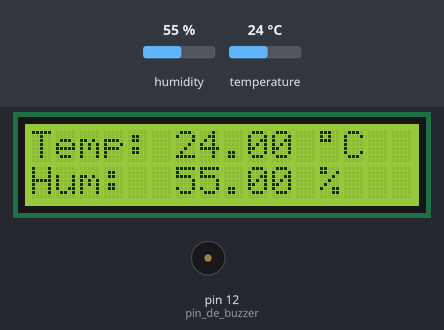
Bench run of a sketch on a simulated Arduino Uno, built with avr-gcc and run on an emulated ATmega328P. On the bench: 16×2 character LCD, buzzer (waves = sounding). The inputs (shaded band) are chosen by the test bench; at power-on: temperature 24 °C, humidity 55 %. WiFi joins after 1.5 s; servers stay silent unless stated; what the sketch prints to the serial monitor is not drawn.

Above: at 8.1 s.
8.2 s: temperature set to 25.9 °C
At 8.9 s:
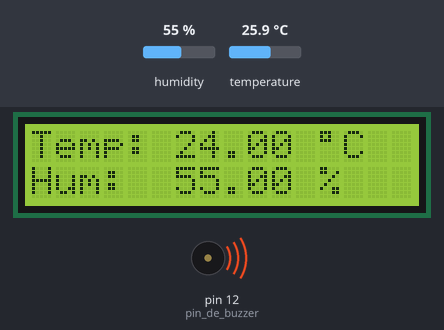
9.7 s: humidity set to 22 %
At 12.9 s:
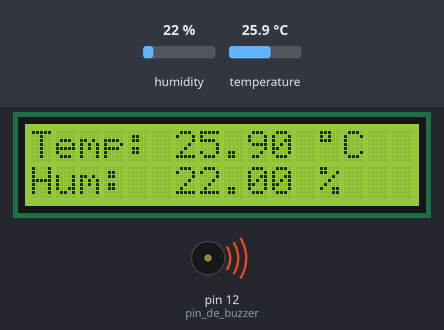
Timing chart, 0 to 14.4 s (numbered marks = the images above; inputs shaded):
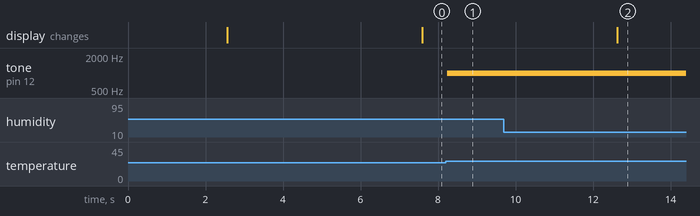

The sketch:

Proiect_Arduino_Cool_IT.ino
```cpp
#include "Adafruit_HTU21DF.h" //biblioteca senzor;
#include <SPI.h>              //biblioteca conexiune prin serial;
#include <Ethernet.h>         //biblioteca shield Ethernet;
#include <SimpleTimer.h>      //biblioteca contor de timp;
#include <LCD.h>              //2biblioteci display;
#include <LiquidCrystal_I2C.h>

// definire obiect contor de timp;
SimpleTimer timer;

//Accesarea senzorului;
Adafruit_HTU21DF htu = Adafruit_HTU21DF();

// variabile pentru senzor;
 float hum; int hum1 ;// definirea unei variabile int si a uneia float pentru temperatura si ...
 float temp;  int temp1 ;// umiditate;

//variabile pentru transmis datele
char link1[] = "GET /conect.php?nr=";             //partea de inceput a comenzii GET;
char link2[]= "&humid=";                          //partea de mijloc;
char link3[] = "&mes=Citire%20valida HTTP/1.1";   //partea de final;
char caracter_umid[16];                           //variabila de tip char pentru umiditate ..
char caracter_temp[16];                           //si tempeeratura;
char link_dest[200];                              //in aceasta variabila va fi stocat sirul de caractere ce va fi folosit pe post de comanda GET;
char c;

//Setare display
#define I2C_ADDR 0x3F
#define BACKLIGHT_PIN 3
#define En_pin 2
#define Rw_pin 1
#define Rs_pin 0
#define D4_pin 4
#define D5_pin 5
#define D6_pin 6
#define D7_pin 7
LiquidCrystal_I2C lcd(I2C_ADDR,En_pin,Rw_pin,Rs_pin,D4_pin,D5_pin,D6_pin,D7_pin);

  //setare buzzer
 const int pin_de_buzzer = 12; //buzzer to arduino pin 12

//Variabile de configurare pentru shield-ul Ethernet;
byte mac[] = { 0xDE, 0xAD, 0xBE, 0xEF, 0xFE, 0xED }; //adresa MAC a dispozitivului;
char server[] = "www.aplimob.net";    //adresa serverului
IPAddress ip(192, 168, 0, 203);
EthernetClient client;

void setup() {
  // Pornire serial pentru debugging;
  Serial.begin(9600);
  while (!Serial) {
    ;} // wait for serial port to connect. Needed for native USB port only

    //verificarea functionalitate senzor;
   if (!htu.begin()) {
    Serial.println("Senzorul nu functioneaza!");
    while (1);
  }

  // pornirea conexiunii Ethernet;
  if (Ethernet.begin(mac) == 0)  //se verifica daca Arduino a primit IP prin DHCP de la router. Daca nu se va folosi IP-ul definit mai sus.
    {
    Serial.println("Nu s-a putut obtine adresa IP prin DHCP de la router");
    Serial.println("Nu s-a putut configura Ethern prin DHCP. Se va folosi adresa IP predefinita.");
    // Configurare manuala a adresei IP.
    // Model de alegere IP predefinit: xxx.xxx.xxx.yyy. x - la fel ca celelate dispozitive din retea; y - valoare unica in retea.
    Ethernet.begin(mac, ip); //initializare Ethernet cu IP-ul definit mai sus;
  }
  // Asteptarea initializarii;
  delay(1000);

  Serial.println("Conectare...");
  Serial.print("IP: ");
  Serial.println(Ethernet.localIP());

 //setare lcd
  lcd.begin(16,2);
  lcd.setBacklightPin(BACKLIGHT_PIN,POSITIVE);
  lcd.setBacklight(HIGH);

//setarea temporizatoarelor pentru diferite functii
  timer.setInterval(5000, temp_umid_pe_display ); // 5 secunde pentru refresh lcd
  timer.setInterval(90000, httpRequest );         // 1 minut si 30 de secunde pentru o cerere GET la server
}

void loop() {
//pornire timer
timer.run();

//pune valoarea de la senzor in variabile
hum1 = htu.readHumidity();
temp1 = htu.readTemperature();
hum = htu.readHumidity(); //variabilele astea 2 de tip float sunt pentru display - arata mai bine cu valoarea scrisa cu virgula pe display
temp = htu.readTemperature();

//   If there are incoming bytes available from the server, read them and print them: - ADICA SA SCRIE RASPUNSUL SERVERULUI pe serial
 if (client.available()) {
     c = client.read();
    Serial.print(c);
}
//suna alarma
  if(temp > 25 || temp < 5)
  {buzzer();}
}

//functie de afisare a temperaturii si umiditatii pe display
void temp_umid_pe_display()
{ lcd.clear();
  lcd.setCursor(0,0);
  lcd.print("Temp: ");
  lcd.print(temp);
  lcd.print(" ");
  lcd.print((char)223);
  lcd.print("C");
  lcd.setCursor(0,1);
  lcd.print("Hum:  ");
  lcd.print(hum);
  lcd.print(" %"); }

//functie pentru trmis comanda get prin http
void httpRequest()
{
  // ne asiguram ca orice conexiune e inchisa inainte sa o deschidem pe urmatoarea;
  client.stop();

  //pregatim comanda GET accesand o functie scrisa mai jos;
  creare_link_dest();

  //ne conectam la server;
    Serial.println("Conectare...");
  // daca ne-am conectat vom primi un mesaj in acest sens pe serial;
  if (client.connect(server, 80))  {
     Serial.println("conectat");

//Trimiterea comenzii GET catre server;
     client.println(link_dest);
     client.println("Host: www.aplimob.net");
     client.println("Connection: close");
     client.println();
  } else {
    // in caz ca nu primim raspun de la server va fi afisat pe serial urmatorul mesaj;
    Serial.println("conexiune esuata");
  }
    }
//functie pentru creare link de accesat cu functia de mai sus ;
  void creare_link_dest()
{
  // covertire in char a int. temp si umid;
itoa(temp1, caracter_temp, 10);
itoa(hum1, caracter_umid, 10);
  //creare link destinatie prin concatenare;
strcpy (link_dest, link1);
strcat (link_dest, caracter_temp);
strcat (link_dest, link2);
strcat (link_dest, caracter_umid);
strcat (link_dest, link3);
}
// functie pt buzzer;
  void buzzer() {tone(pin_de_buzzer, 1000, 500);}
```

Measured:
- the behaviour switches between 25 and 25.1 °C on temperature (found by bisection; images 0 and 1)
- after the input at 8.2 s, tone on pin 12 (pin_de_buzzer): silent → 1000 Hz at once
- after the input at 9.7 s, the display: changes after 2.9 s (image 2)
